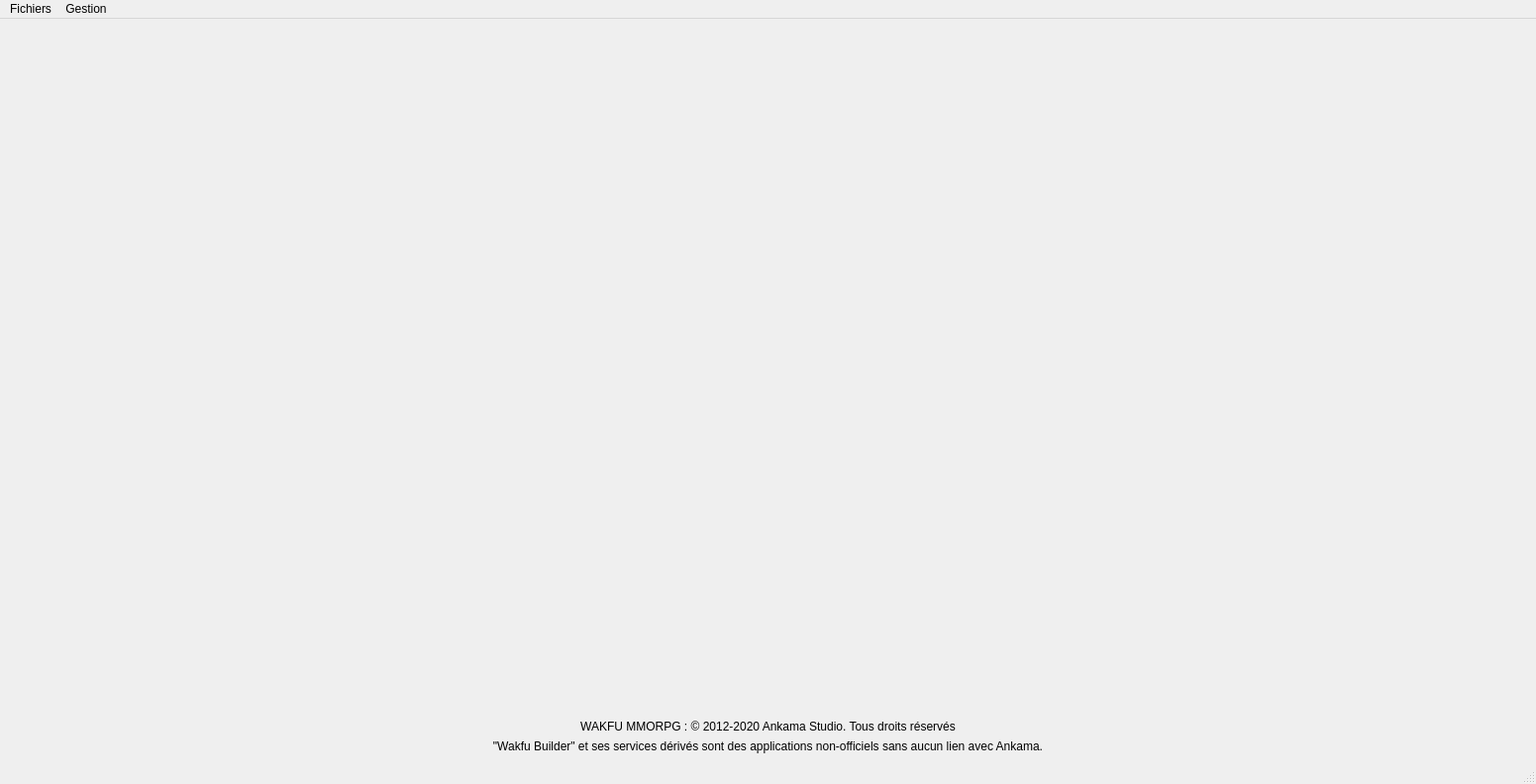
<?xml version="1.0" encoding="UTF-8"?>
<ui version="4.0">
 <class>MainWindow</class>
 <widget class="QMainWindow" name="MainWindow">
  <property name="geometry">
   <rect>
    <x>0</x>
    <y>0</y>
    <width>1551</width>
    <height>792</height>
   </rect>
  </property>
  <property name="windowTitle">
   <string>MainWindow</string>
  </property>
  <widget class="QWidget" name="centralwidget">
   <layout class="QVBoxLayout" name="verticalLayout">
    <item>
     <widget class="QStackedWidget" name="stackedWidget">
      <property name="currentIndex">
       <number>0</number>
      </property>
      <widget class="QWidget" name="page_1">
       <layout class="QVBoxLayout" name="verticalLayout_3"/>
      </widget>
      <widget class="QWidget" name="page_2">
       <layout class="QVBoxLayout" name="verticalLayout_2">
        <item>
         <widget class="QTabWidget" name="tabWidget">
          <property name="currentIndex">
           <number>-1</number>
          </property>
         </widget>
        </item>
       </layout>
      </widget>
     </widget>
    </item>
    <item>
     <widget class="QLabel" name="label_licence_1">
      <property name="text">
       <string>WAKFU MMORPG : © 2012-2020 Ankama Studio. Tous droits réservés</string>
      </property>
      <property name="alignment">
       <set>Qt::AlignCenter</set>
      </property>
     </widget>
    </item>
    <item>
     <widget class="QLabel" name="label_licence_2">
      <property name="text">
       <string>&quot;Wakfu Builder&quot; et ses services dérivés sont des applications non-officiels sans aucun lien avec Ankama.</string>
      </property>
      <property name="alignment">
       <set>Qt::AlignCenter</set>
      </property>
     </widget>
    </item>
   </layout>
  </widget>
  <widget class="QMenuBar" name="menubar">
   <property name="geometry">
    <rect>
     <x>0</x>
     <y>0</y>
     <width>1551</width>
     <height>21</height>
    </rect>
   </property>
   <widget class="QMenu" name="menuGestion">
    <property name="title">
     <string>Gestion</string>
    </property>
    <addaction name="actionCheck_new_version"/>
    <addaction name="actionContraintes"/>
    <addaction name="actionConnexion_bdd"/>
   </widget>
   <widget class="QMenu" name="menuFichiers">
    <property name="title">
     <string>Fichiers</string>
    </property>
    <addaction name="actionCr_er_nouveau_Build"/>
    <addaction name="separator"/>
    <addaction name="action_open_Depuis_un_fichier"/>
    <addaction name="action_open_Depuis_la_base_de_donn_e"/>
    <addaction name="separator"/>
    <addaction name="actionEnregistrer"/>
    <addaction name="actionSauvegarder_Build"/>
    <addaction name="action_save_Vers_la_base_de_donnee"/>
   </widget>
   <addaction name="menuFichiers"/>
   <addaction name="menuGestion"/>
  </widget>
  <widget class="QStatusBar" name="statusbar"/>
  <action name="actionCheck_new_version">
   <property name="checkable">
    <bool>false</bool>
   </property>
   <property name="text">
    <string>Check nouvelle version</string>
   </property>
  </action>
  <action name="actionOuvrir_build">
   <property name="text">
    <string>Ouvrir Build</string>
   </property>
  </action>
  <action name="actionImporter_Build">
   <property name="text">
    <string>Importer Build</string>
   </property>
  </action>
  <action name="actionCr_er_nouveau_Build">
   <property name="text">
    <string>Nouveau builder</string>
   </property>
  </action>
  <action name="actionImporte_Build">
   <property name="text">
    <string>Importer Build</string>
   </property>
  </action>
  <action name="actionSauvegarder_Build">
   <property name="text">
    <string>Enregistrer vers un fichier</string>
   </property>
  </action>
  <action name="action_open_Depuis_un_fichier">
   <property name="text">
    <string>Ouvrir depuis un fichier</string>
   </property>
  </action>
  <action name="action_open_Depuis_la_base_de_donn_e">
   <property name="text">
    <string>Ouvrir depuis la base de donnée</string>
   </property>
  </action>
  <action name="action_save_Vers_la_base_de_donnee">
   <property name="text">
    <string>Enregistrer vers la base de donnée</string>
   </property>
  </action>
  <action name="actionContraintes">
   <property name="text">
    <string>Contraintes</string>
   </property>
  </action>
  <action name="actionEnregistrer">
   <property name="text">
    <string>Enregistrer</string>
   </property>
  </action>
  <action name="actionConnexion_bdd">
   <property name="text">
    <string>Connexion Base de données</string>
   </property>
  </action>
 </widget>
 <resources/>
 <connections/>
</ui>
